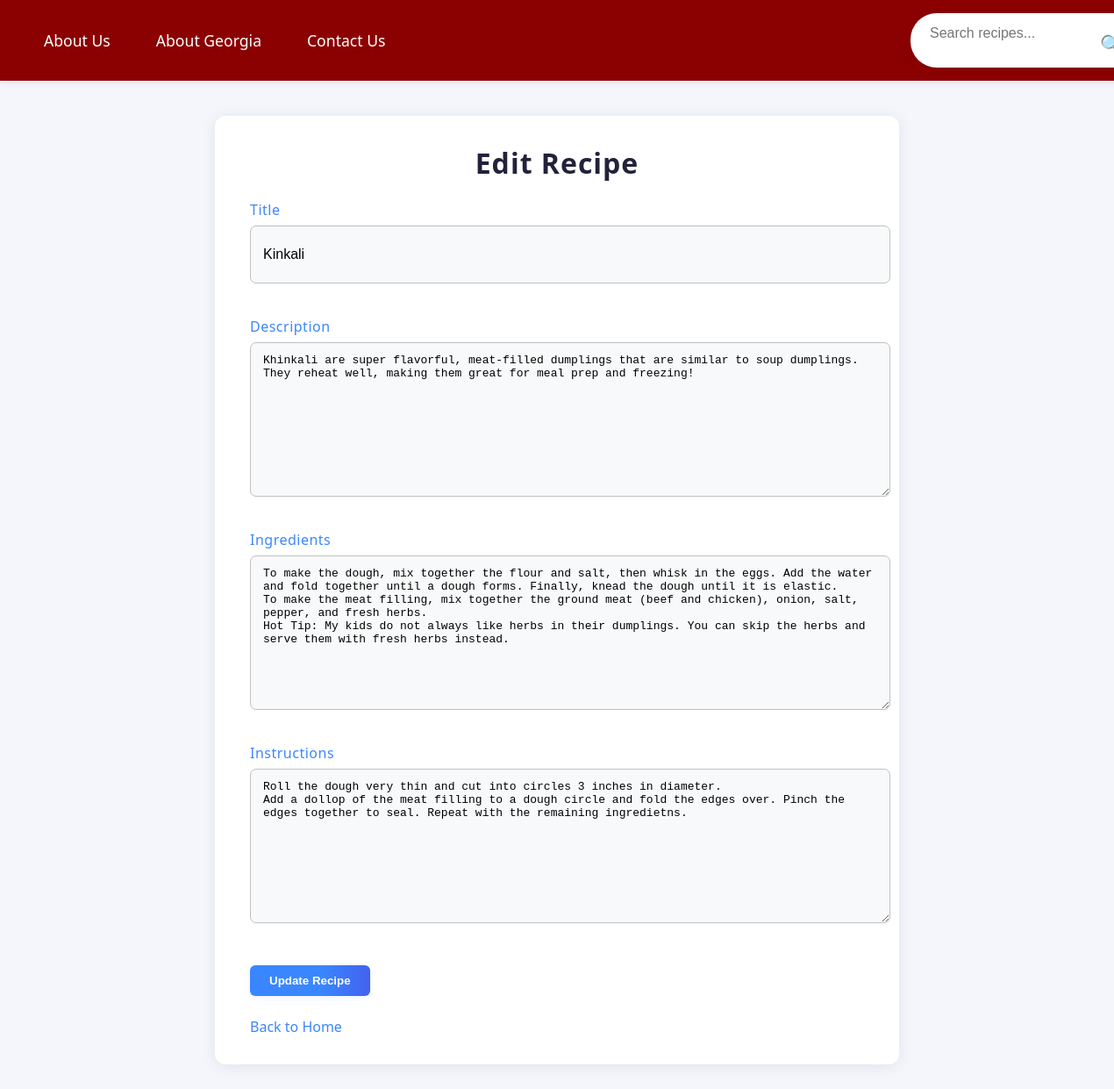
Page /edit/1/ on the committed database.
### recept/models.py (models this page shows, shortened)
class Recipe(models.Model):
    title = models.CharField(max_length=200, db_index=True)
    description = models.TextField()
    ingredients = models.TextField(blank=True)
    instructions = models.TextField(blank=True)
    created_at = models.DateTimeField(auto_now_add=True)

### recept/views.py (the view)
# urls.py: path('edit/<int:pk>/', views.edit_recipe, name='edit_recipe'),
def edit_recipe(request, pk):
    recipe = get_object_or_404(Recipe, pk=pk)
    if request.method == 'POST':
        form = RecipeForm(request.POST, instance=recipe)
        if form.is_valid():
            form.save()
            return redirect('home')
    else:
        form = RecipeForm(instance=recipe)
    return render(request, 'recipe_form.html', {'form': form, 'edit': True})

### recept/forms.py
class RecipeForm(forms.ModelForm):
    class Meta:
        model = Recipe
        fields = ['title', 'description', 'ingredients', 'instructions']

### templates/recipe_form.html (shortened to what this page needs)
<!DOCTYPE html>
<html>
  <head>
    {% load static %}
    <link rel="stylesheet" href="{% static 'style.css' %}" />
  </head>
  <body>
    <div class="site-header">
      <div class="nav-center">
        <a href="{% url 'home' %}">About Us</a>
        <a href="#">About Georgia</a>
        <a href="#">Contact Us</a>
      </div>
      <form class="search-bar" method="get" action="{% url 'recipe_search' %}">
        <input type="text" name="q" placeholder="Search recipes..." />
        <button type="submit">&#128269;</button>
      </form>
    </div>
    <div class="container">
      <h1>{% if edit %}Edit{% else %}Add{% endif %} Recipe</h1>
      <form method="post" class="modern-form">
        <div class="form-group">
          <label for="id_title">Title</label>
          {{ form.title }}
        </div>
        <div class="form-group">
          <label for="id_description">Description</label>
          {{ form.description }}
        </div>
        <div class="form-group">
          <label for="id_ingredients">Ingredients</label>
          {{ form.ingredients }}
        </div>
        <div class="form-group">
          <label for="id_instructions">Instructions</label>
          {{ form.instructions }}
        </div>
        <button type="submit" class="add-btn">
          {% if edit %}Update{% else %}Add{% endif %} Recipe
        </button>
      </form>
      <a href="{% url 'home' %}">Back to Home</a>
    </div>
  </body>
</html>

### static/style.css (style rules this page uses)
body { background: #f4f6fb; font-family: "Segoe UI", Arial, sans-serif; margin: 0; padding: 0; }
h1 { color: #22223b; text-align: center; margin-top: 0; letter-spacing: 1px; }
a { color: #3a86ff; text-decoration: none; font-weight: 500; transition: color 0.2s; }
.container { max-width: 700px; margin: 40px auto; background: #fff; border-radius: 12px; box-shadow: 0 2px 16px rgba(44, 62, 80, 0.1); padding: 32px 40px; }
.site-header, header { display: flex; justify-content: space-between; align-items: center; background: #8b0000; color: #fff; padding: 15px 30px; margin-bottom: 32px; box-shadow: 0 2px 8px rgba(44, 62, 80, 0.1); position: sticky; top: 0; z-index: 100; width: 100vw; left: 0; margin: 0; border-radius: 0; }
.nav-center { display: flex; gap: 32px; }
.nav-center a { color: #fff; font-size: 1.1em; margin-left: 20px; }
.search-bar { display: flex; align-items: center; background: #fff; border-radius: 30px; padding: 4px 14px; box-shadow: 0 1px 8px rgba(44, 62, 80, 0.1); }
.search-bar input[type="text"] { border: none; outline: none; padding: 10px 8px; font-size: 1em; border-radius: 30px; background: transparent; width: 180px; transition: width 0.3s; }
.search-bar button { background: none; border: none; color: #3a86ff; font-size: 1.3em; cursor: pointer; padding: 0 6px; transition: color 0.2s; }
.add-btn, button.add-btn { display: inline-block; background: linear-gradient(90deg, #3a86ff 60%, #4361ee 100%); color: #fff; padding: 10px 22px; border-radius: 6px; margin-bottom: 24px; font-weight: 600; border: none; cursor: pointer; transition: background 0.2s; box-shadow: 0 2px 8px rgba(58, 134, 255, 0.1); }
form input[type="text"], form textarea { width: 100%; padding: 10px; margin-bottom: 16px; border: 1px solid #bfc0c0; border-radius: 5px; font-size: 1em; background: #f8f9fa; transition: border 0.2s; }
form button[type="submit"] { margin-top: 10px; }
.modern-form .form-group { margin-bottom: 22px; display: flex; flex-direction: column; }
.modern-form label { font-weight: 500; color: #3a86ff; margin-bottom: 7px; letter-spacing: 0.5px; }
.modern-form input[type="text"], .modern-form textarea { border: 1.5px solid #bfc0c0; border-radius: 7px; padding: 12px 14px; font-size: 1em; background: #f8f9fa; transition: border 0.2s, box-shadow 0.2s; resize: vertical; min-height: 40px; }
.modern-form textarea { min-height: 80px; }
.modern-form button[type="submit"] { margin-top: 10px; }

### rows in the picture
Recipe: title "Kinkali", description "Khinkali are super flavorful, meat-filled dumplings that are similar to soup dumplings. They reheat well, making them great for meal prep and freezing!", ingredients "To make the dough, mix together the flour and salt, then whisk in the eggs. Add the water and fold together until a dough forms. Finally, knead the dough until it is elastic. To make the meat filling, mix together the ground meat (beef and chicken), onion, salt, pepper, and fresh herbs. Hot Tip: My kids do not always like herbs in their dumplings. You can skip the herbs and serve them with fresh herbs instead.", instructions "Roll the dough very thin and cut into circles 3 inches in diameter. Add a dollop of the meat filling to a dough circle and fold the edges over. Pinch the edges together to seal. Repeat with the remaining ingredietns."
